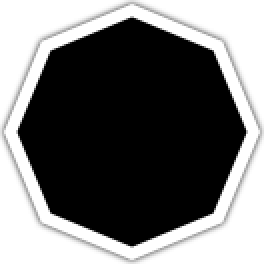
#> input picture tools/touch-gamecube/joystick-gate-filled.png, 132 x 132 px (shown 2 times larger)
$ python gen.py
#> lines starting #> are read from the running program, lines starting #| are printed output that depends on the picture; after the words box and inside, x2 and y2 are one past the last pixel; in counts of white or black regions, pixels touching at a corner belong together
#!/usr/bin/env python3
"""Builds platform/pad/touch_gamecube.h: the GameCube touch style's shapes and
letters as polygons, traced (potrace) from the pictures in this folder.

The button shapes come from m-overlay by Bkacjios (MIT, LICENSE-m-overlay);
l- and r-trigger.png (L, R; R+ is R pressed in) are Mareshine's own. Letters are DejaVu Sans Bold.
Run: python3 tools/touch-gamecube/gen.py (needs Pillow and potrace).
"""
import json
import math
import os
import subprocess
import sys
import tempfile

from PIL import Image, ImageDraw, ImageFilter, ImageFont

HERE = os.path.dirname(os.path.abspath(__file__))
OUT = os.path.join(HERE, "..", "..", "platform", "pad", "touch_gamecube.h")
OUT_JAVA = os.path.join(HERE, "..", "..", "android", "app", "src", "main", "java", "io", "github", "them3dium",
                        "mareshine", "GcShapes.java")
FONT = "/usr/share/fonts/TTF/DejaVuSans-Bold.ttf"

SHAPES = [  # name in the header, picture
    ("GATE", "joystick-gate-filled.png"),
    ("KNOB", "joystick-filled.png"),
    ("CGATE", "c-stick-gate-filled.png"),
    ("CKNOB", "c-stick-solid.png"),
    ("A", "a-pressed.png"),
    ("B", "b-pressed.png"),
    ("X", "x-pressed.png"),
    ("Y", "y-pressed.png"),
    ("Z", "z-pressed.png"),
    ("START", "start-pressed.png"),
    ("DPAD", "d-pad-gate-filled.png"),
    ("TRIGGER_L", "l-trigger.png"),
    ("TRIGGER_R", "r-trigger.png"),
]
# R+ is R pressed in: its round side squashed towards its flat side, in R's
# frame, so the flat side stays where R's is (touch.cpp draws R+ over R)
RPLUS_SQUASH = 0.65
R_FLAT_DEG = 21.4  # the slope of r-trigger.png's flat side (y down)
LETTERS = "ABXYZCLRS+"


def mask_of(path):
#> called with path = 'joystick-gate-filled.png'
    a = Image.open(os.path.join(HERE, path)).convert("RGBA").split()[3]
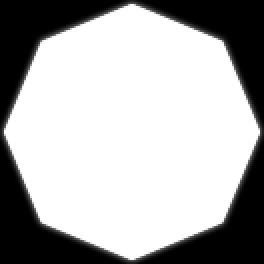
#> a: PIL image 132x132 L (shown 2 times larger); min 0, max 255, mean 173.9
    if max(a.size) > 256:  # as fine as the 128 px pictures; more only adds points
        k = 256 / max(a.size)
        a = a.resize((round(a.size[0] * k), round(a.size[1] * k)), Image.LANCZOS)
    a = a.point(lambda v: 255 if v > 127 else 0)
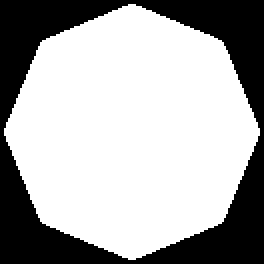
#> a: PIL image 132x132 L (shown 2 times larger); 67.4% white; 1 black region, box (x1, y1, x2, y2) and area: (0, 0, 132, 132) 5685
    if path == "lr-trigger.png":  # the bottom edge straight
        bb = a.getbbox()
        a = a.crop(bb)
        w, h = a.size
        px = a.load()
        row = h - 10
        xs = [x for x in range(w) if px[x, row] > 0]
        for y in range(row, h):
            for x in range(min(xs), max(xs) + 1):
                px[x, y] = 255
    return a


def trace(mask, scale=4):
#> called with scale = 4
    big = mask.resize((mask.size[0] * scale, mask.size[1] * scale), Image.LANCZOS)
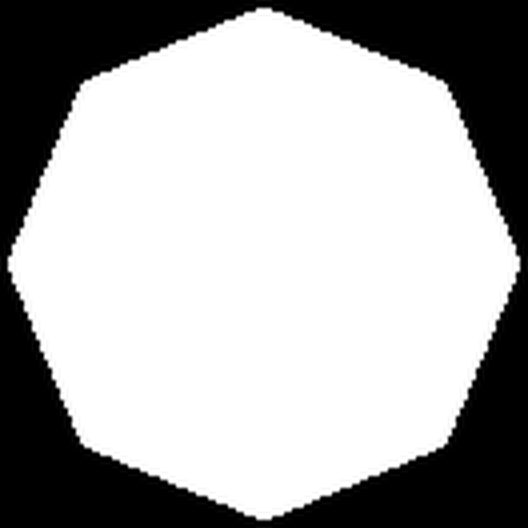
#> big: PIL image 528x528 L; min 0, max 255, mean 171.8
    big = big.filter(ImageFilter.GaussianBlur(scale * 0.6)).point(lambda v: 0 if v > 127 else 255).convert("1")
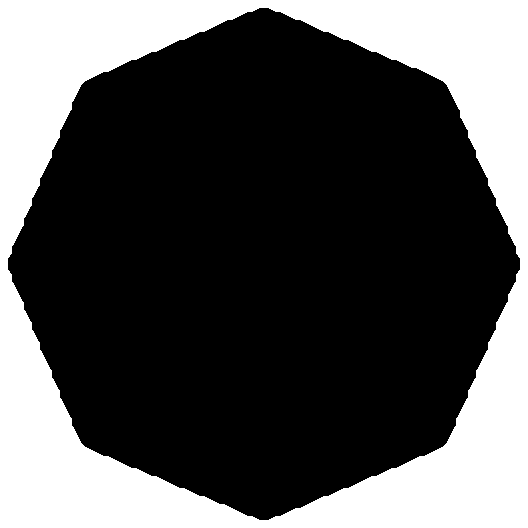
#> big: PIL image 528x528 1; 32.6% white; 1 white region, box (x1, y1, x2, y2) and area: (0, 0, 528, 528) 90984
    with tempfile.TemporaryDirectory() as d:
        pbm = os.path.join(d, "m.pbm")
        big.save(pbm)
        out = subprocess.run(["potrace", "-b", "geojson", "-t", "4", "-O", "0.4", pbm, "-o", "-"],
                             capture_output=True, text=True, check=True).stdout
    rings = []
    for f in json.loads(out)["features"]:
        for ring in f["geometry"]["coordinates"]:
            rings.append([(x / scale, y / scale) for x, y in ring[:-1]])
    return rings


# [94 lines left out: functions normalize, pole_of_rings, squash, pole, emit_java, letter_mask and 1 more, not called in this run]


def main():
    lines = ["// Generated by tools/touch-gamecube/gen.py; do not edit.",
             "// Shapes from m-overlay by Bkacjios (MIT, tools/touch-gamecube/LICENSE-m-overlay),",
             "// L/R from Mareshine, letters DejaVu Sans Bold. Polygons in [-1, 1], y down,",
             "// filled even-odd.",
             "#pragma once", "", "struct GcPoly {", "\tconst float* pts;", "\tconst unsigned short* rings;",
             "\tint ringCount;", "};", "", "namespace {"]
    shapes, letters = [], []
    java = []
    for name, pic in SHAPES:
        m = mask_of(pic)
        rings = normalize(trace(m, max(1, round(512 / max(m.size)))))
        shapes.append((name, emit(name, rings, lines)))
        java.append((name, rings, pole_of_rings(rings)))
        if name == "TRIGGER_R":
            plus = squash(rings, R_FLAT_DEG, RPLUS_SQUASH)
            shapes.append(("TRIGGER_RPLUS", emit("TRIGGER_RPLUS", plus, lines)))
            java.append(("TRIGGER_RPLUS", plus, pole_of_rings(plus)))
    emit_java(java)
    for ch in LETTERS:
        letters.append(emit("Letter%d" % LETTERS.index(ch), normalize(trace(letter_mask(ch), 2)), lines))
    lines.append("")
    lines.append("enum GcShape { " + ", ".join("GC_" + n for n, _ in shapes) + ", GC_SHAPE_COUNT };")
    lines.append("const GcPoly kGcShapes[GC_SHAPE_COUNT] = { " + ", ".join(e for _, e in shapes) + " };")
    lines.append(f'const char kGcLetterChars[] = "{LETTERS}";')
    lines.append("const GcPoly kGcLetters[] = { " + ", ".join(letters) + " };")
    lines.append("}  // namespace")
    with open(OUT, "w") as f:
        f.write("\n".join(lines) + "\n")
    print(OUT, sum(len(l) for l in lines), "bytes", file=sys.stderr)


if __name__ == "__main__":
    main()
#> (the call stopped at in trace, `out = subprocess.run(["potrace", "-b", "geojson", "-t", "4", "-O", "0...`: subprocess is not available in this run)
